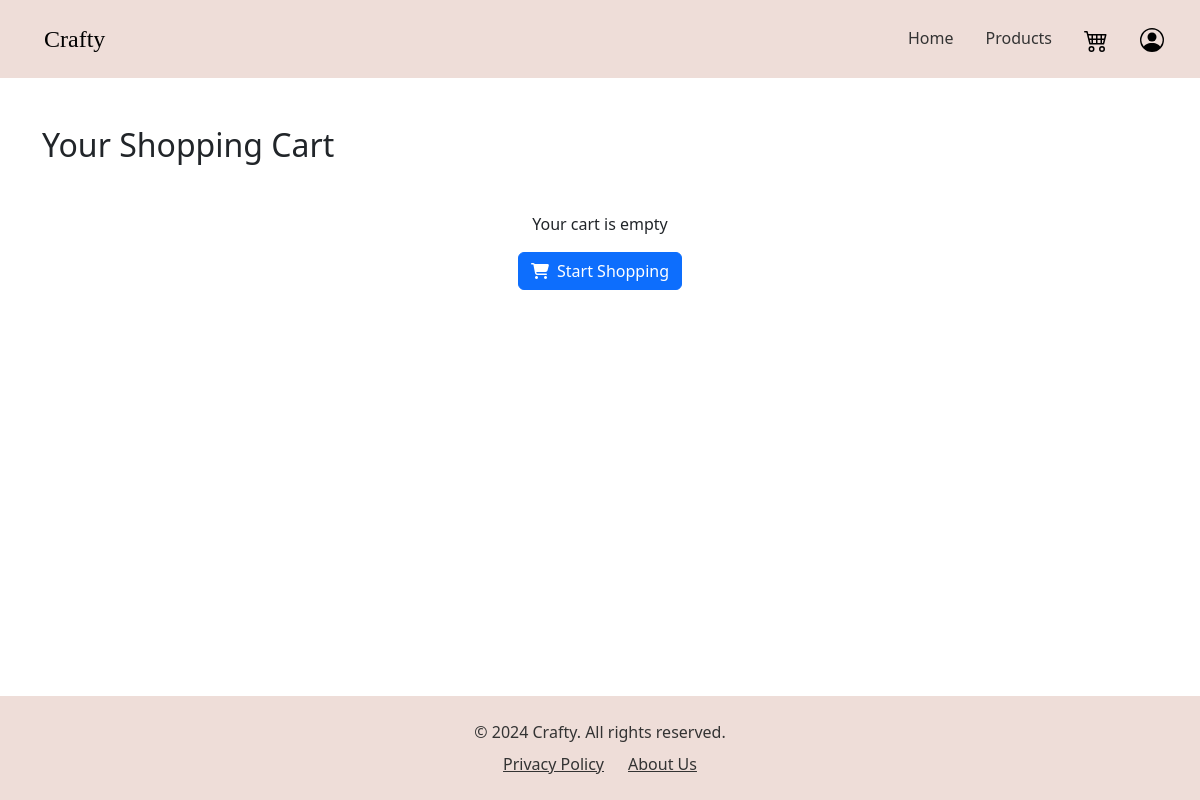
/shopping_cart/ (signed in), run on an earlier commit of the app's database.
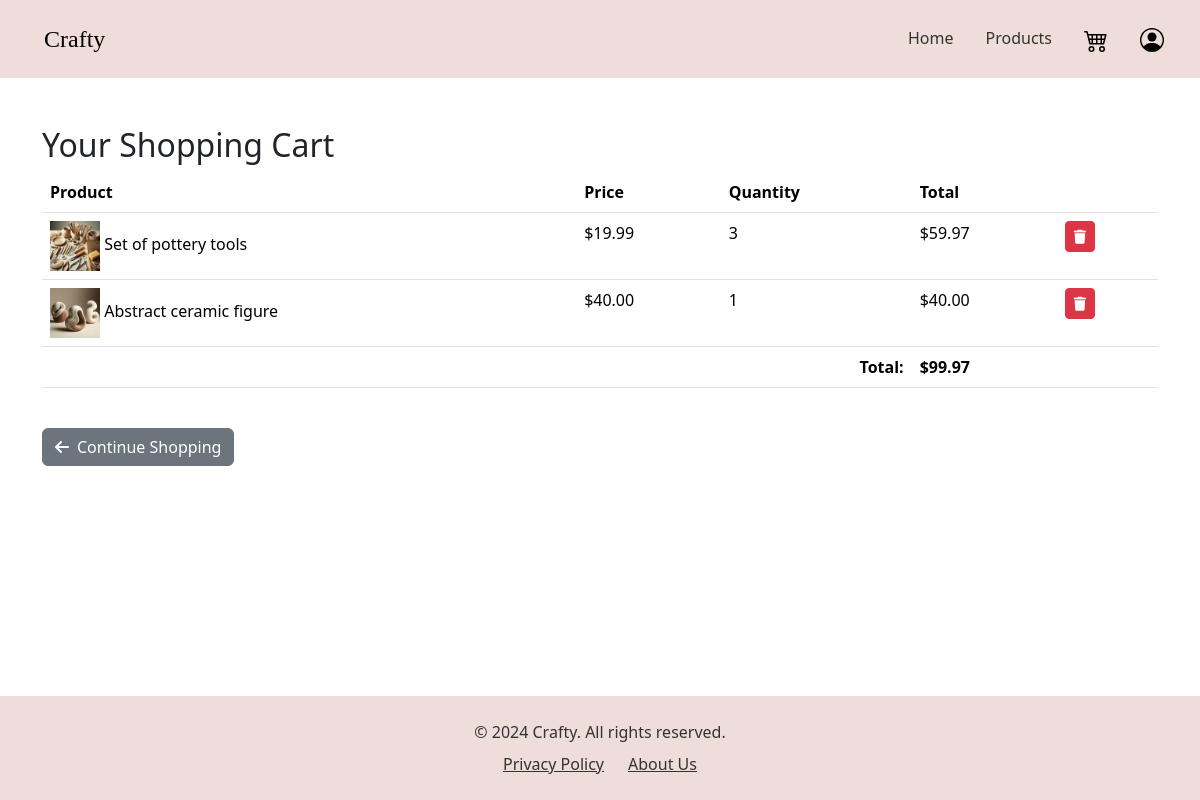
And on a later commit of the database.
### shopping_cart/models.py (models this page shows, shortened)
class CartItem(models.Model):
    user = models.ForeignKey(User, on_delete=models.CASCADE)
    product = models.ForeignKey(Item, on_delete=models.CASCADE)
    quantity = models.PositiveIntegerField(default=1)
    date_added = models.DateTimeField(auto_now_add=True)
    def get_total(self):
        return self.product.price * self.quantity

### products/models.py (models this page shows, shortened)
class Item(models.Model):
    name = models.CharField(max_length=255)
    description = models.TextField(blank=True, null=True)
    price = models.DecimalField(max_digits=10, decimal_places=2)
    category = models.ForeignKey(Category, on_delete=models.CASCADE)
    subcategory = models.ForeignKey(SubCategory, on_delete=models.CASCADE, related_name='items', null=True, blank=True)
    image = models.ImageField(upload_to='item_images/', blank=True, null=True)

### shopping_cart/views.py (the view)
# urls.py: path('shopping_cart/', include('shopping_cart.urls')),
@login_required
def shopping_cart(request):
    cart_items = CartItem.objects.filter(user=request.user)
    total = sum(item.get_total() for item in cart_items)
    context = {
        'cart_items': cart_items,
        'total': total,
    }
    return render(request, 'shopping_cart/index.html', context)

### shopping_cart/templates/shopping_cart/index.html (shortened to what this page needs)
{% load static%}
<!DOCTYPE html>
<html lang="en">
    <head>
        <link href="https://cdn.jsdelivr.net/npm/bootstrap@5.3.1/dist/css/bootstrap.min.css" rel="stylesheet">
        <link rel="stylesheet" href="{% static 'home/styles.css' %}" >
        <link href="https://cdnjs.cloudflare.com/ajax/libs/font-awesome/6.5.0/css/all.min.css" rel="stylesheet">
    </head>
    <body class="d-flex flex-column min-vh-100">
        {% block content %}
        {% include 'home/navbar.html' %}
        <div class="container my-5">
            <h2>Your Shopping Cart</h2>
            {% if cart_items %}
                <div class="table-responsive">
                    <table class="table">
                        <thead>
                            <tr>
                                <th>Product</th>
                                <th>Price</th>
                                <th>Quantity</th>
                                <th>Total</th>
                                <th></th>
                            </tr>
                        </thead>
                        <tbody>
                            {% for item in cart_items %}
                            <tr>
                                <td>
                                    {% if item.product.image %}
                                        <img src="{{ item.product.image.url }}" alt="{{ item.product.name }}" style="width: 50px; height: 50px; object-fit: cover;">
                                    {% endif %}
                                    {{ item.product.name }}
                                </td>
                                <td>${{ item.product.price }}</td>
                                <td>{{ item.quantity }}</td>
                                <td>${{ item.get_total }}</td>
                                <td>
                                    <form action="{% url 'remove_from_cart' item.id %}" method="POST" style="display: inline;">
                                        <button type="submit" class="btn btn-sm btn-danger">
                                            <i class="fas fa-trash"></i>
                                        </button>
                                    </form>
                                </td>
                            </tr>
                            {% endfor %}
                        </tbody>
                        <tfoot>
                            <tr>
                                <td colspan="3" class="text-end"><strong>Total:</strong></td>
                                <td><strong>${{ total }}</strong></td>
                                <td></td>
                            </tr>
                        </tfoot>
                    </table>
                </div>
                <div class="d-flex justify-content-between mt-4">
                    <a href="{% url 'products' %}" class="btn btn-secondary">
                        <i class="fas fa-arrow-left me-2"></i>Continue Shopping
                    </a>
                </div>
            {% else %}
                <div class="text-center my-5">
                    <p>Your cart is empty</p>
                    <a href="{% url 'products' %}" class="btn btn-primary">
                        <i class="fas fa-shopping-cart me-2"></i>Start Shopping
                    </a>
                </div>
            {% endif %}
        </div>
        {% endblock %}
        <footer class=" py-4 mt-auto">
            <div class="container text-center">
                <p class="mb-0">
                    &copy; 2024 Crafty. All rights reserved.
                </p>
                <ul class="list-inline mt-2">
                    <li class="list-inline-item"><a href="#">Privacy Policy</a></li>
                    <li class="list-inline-item"><a href="{% url 'about' %}">About Us</a></li>
                </ul>
            </div>
        </footer>
    </body>
</html>

What changed in the data, as far as the page shows it:
added CartItem: product.image (picture), product.name "Set of pottery tools", product.price "19.99", quantity "3", get_total "59.97"
added CartItem: product.image (picture), product.name "Abstract ceramic figure", product.price "40.00", quantity "1", get_total "40.00"
Also different on the page:
{{ total }}: (not shown) → "99.97"
text no longer shown: "Your cart is empty Start Shopping"
text now shown: "Product Price Quantity Total Total: $ Continue Shopping"
